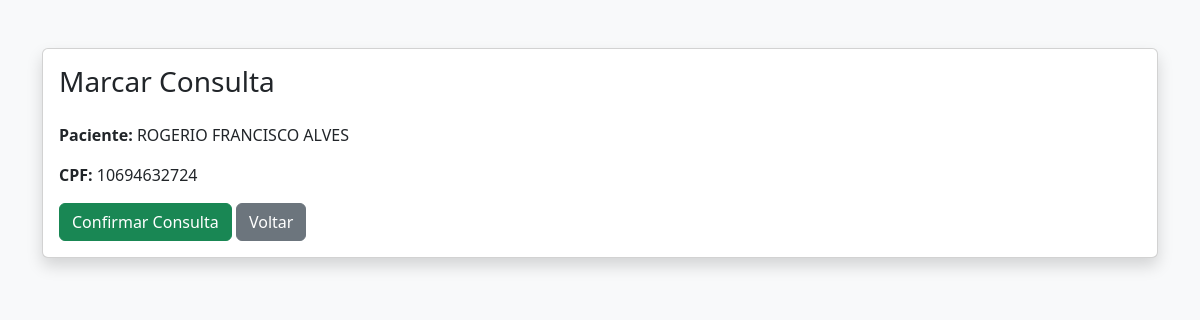
The page /consulta/marcar/1/ on the database as committed earlier.
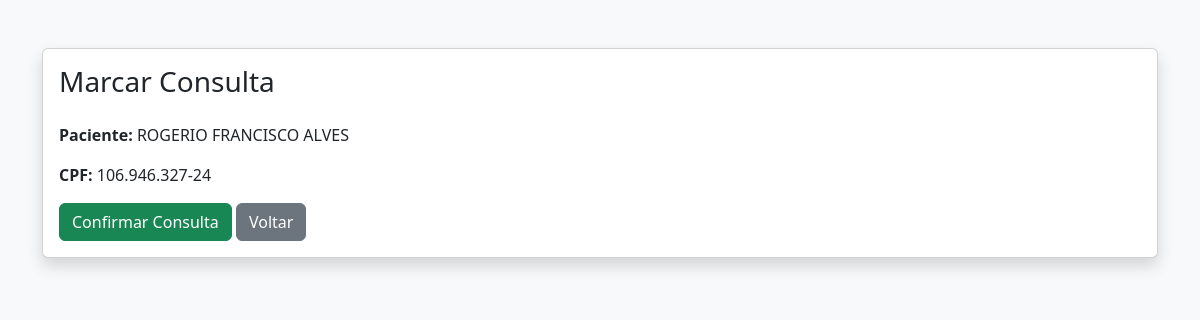
The same page on the database as committed later.
### pacientes/models.py (models this page shows, shortened)
class Paciente(models.Model):
    nome = models.CharField(max_length=100)
    idade = models.IntegerField()
    cpf = models.CharField(max_length=14, unique=True)

### consulta/views.py (the view)
# urls.py: path('marcar/<int:paciente_id>/', views.marcar_consulta, name='marcar_consulta'),
def marcar_consulta(request, paciente_id):
    paciente = get_object_or_404(Paciente, id=paciente_id)
    if request.method == 'POST':
        Consulta.objects.create(
            paciente=paciente
        )
        return redirect('fila_espera')
    return render(request, 'consulta/marcar_consulta.html', {
        'paciente': paciente
    })

### consulta/templates/consulta/marcar_consulta.html (shortened to what this page needs)
<!DOCTYPE html>
<html lang="pt-br">
<head>
    <link href="https://cdn.jsdelivr.net/npm/bootstrap@5.3.2/dist/css/bootstrap.min.css" rel="stylesheet">
</head>
<body class="bg-light">
<div class="container mt-5">
    <div class="card shadow">
        <div class="card-body">
            <h3 class="mb-4">Marcar Consulta</h3>
            <p><strong>Paciente:</strong> {{ paciente.nome }}</p>
            <p><strong>CPF:</strong> {{ paciente.cpf }}</p>
            <form method="post">
                <button type="submit" class="btn btn-success">
                    Confirmar Consulta
                </button>
                <a href="{% url 'listar_pacientes' %}" class="btn btn-secondary">
                    Voltar
                </a>
            </form>
        </div>
    </div>
</div>
</body>
</html>

Rows that differ between the two databases and show on the page:
changed Paciente "ROGERIO FRANCISCO ALVES": cpf "10694632724" → "106.946.327-24"
